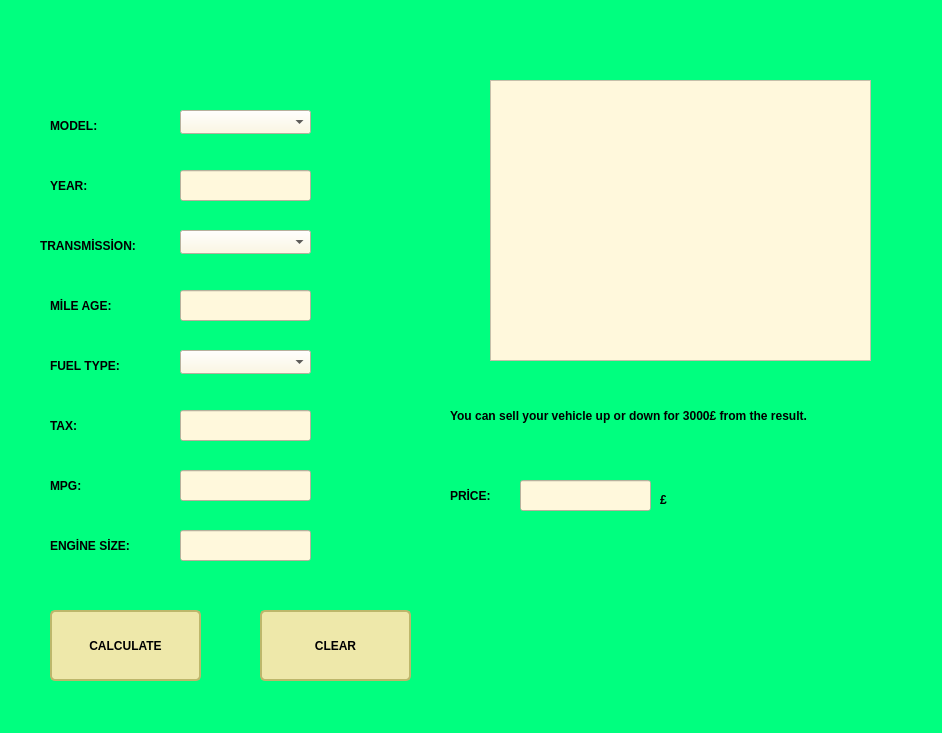
<?xml version="1.0" encoding="UTF-8"?>
<ui version="4.0">
 <class>Form</class>
 <widget class="QWidget" name="Form">
  <property name="geometry">
   <rect>
    <x>0</x>
    <y>0</y>
    <width>942</width>
    <height>733</height>
   </rect>
  </property>
  <property name="windowTitle">
   <string>FORD</string>
  </property>
  <property name="styleSheet">
   <string notr="true">QWidget{
background-color:	#00ff7f;
}
QPushButton {
    background-color: palegoldenrod;
    border-width: 2px;
    border-color: darkkhaki;
    border-style: solid;
    border-radius: 5;
    padding: 3px;
    min-width: 9ex;
    min-height: 2.5ex;
}

QPushButton:hover {
   background-color: khaki;
}

/* Increase the padding, so the text is shifted when the button is
   pressed. */
QPushButton:pressed {
    padding-left: 5px;
    padding-top: 5px;
    background-color: #006600;
}

QLabel, QAbstractButton {
    font: bold;
}

/* Mark mandatory fields with a brownish color. */
.mandatory {
    color: brown;
}
QComboBox, QLineEdit, QSpinBox, QTextEdit, QListView {
   background-color: cornsilk;
   selection-color: #0a214c; 
   selection-background-color: #C19A6B;
}
</string>
  </property>
  <widget class="QLabel" name="label">
   <property name="geometry">
    <rect>
     <x>50</x>
     <y>110</y>
     <width>111</width>
     <height>31</height>
    </rect>
   </property>
   <property name="text">
    <string>MODEL:</string>
   </property>
  </widget>
  <widget class="QLabel" name="label_2">
   <property name="geometry">
    <rect>
     <x>50</x>
     <y>170</y>
     <width>111</width>
     <height>31</height>
    </rect>
   </property>
   <property name="text">
    <string>YEAR:</string>
   </property>
  </widget>
  <widget class="QLabel" name="label_3">
   <property name="geometry">
    <rect>
     <x>40</x>
     <y>230</y>
     <width>131</width>
     <height>31</height>
    </rect>
   </property>
   <property name="text">
    <string>TRANSMİSSİON:</string>
   </property>
  </widget>
  <widget class="QLabel" name="label_4">
   <property name="geometry">
    <rect>
     <x>50</x>
     <y>290</y>
     <width>111</width>
     <height>31</height>
    </rect>
   </property>
   <property name="text">
    <string>MİLE AGE:</string>
   </property>
  </widget>
  <widget class="QLabel" name="label_5">
   <property name="geometry">
    <rect>
     <x>50</x>
     <y>350</y>
     <width>111</width>
     <height>31</height>
    </rect>
   </property>
   <property name="text">
    <string>FUEL TYPE:</string>
   </property>
  </widget>
  <widget class="QLabel" name="label_6">
   <property name="geometry">
    <rect>
     <x>50</x>
     <y>410</y>
     <width>111</width>
     <height>31</height>
    </rect>
   </property>
   <property name="text">
    <string>TAX:</string>
   </property>
  </widget>
  <widget class="QLabel" name="label_7">
   <property name="geometry">
    <rect>
     <x>50</x>
     <y>470</y>
     <width>111</width>
     <height>31</height>
    </rect>
   </property>
   <property name="text">
    <string>MPG:</string>
   </property>
  </widget>
  <widget class="QLabel" name="label_8">
   <property name="geometry">
    <rect>
     <x>50</x>
     <y>530</y>
     <width>111</width>
     <height>31</height>
    </rect>
   </property>
   <property name="text">
    <string>ENGİNE SİZE:</string>
   </property>
  </widget>
  <widget class="QComboBox" name="Ford_Model_Combo">
   <property name="geometry">
    <rect>
     <x>180</x>
     <y>110</y>
     <width>131</width>
     <height>24</height>
    </rect>
   </property>
   <property name="toolTipDuration">
    <number>0</number>
   </property>
   <property name="currentText">
    <string/>
   </property>
   <property name="currentIndex">
    <number>-1</number>
   </property>
   <item>
    <property name="text">
     <string>FİESTA</string>
    </property>
   </item>
   <item>
    <property name="text">
     <string>FOCUS</string>
    </property>
   </item>
   <item>
    <property name="text">
     <string>PUMA</string>
    </property>
   </item>
   <item>
    <property name="text">
     <string>KUGA</string>
    </property>
   </item>
   <item>
    <property name="text">
     <string>ECOSPORT</string>
    </property>
   </item>
   <item>
    <property name="text">
     <string>C-MAX</string>
    </property>
   </item>
   <item>
    <property name="text">
     <string>MONDEO</string>
    </property>
   </item>
   <item>
    <property name="text">
     <string>KA+</string>
    </property>
   </item>
   <item>
    <property name="text">
     <string>TOURNEO CUSTOM</string>
    </property>
   </item>
   <item>
    <property name="text">
     <string>S-MAX</string>
    </property>
   </item>
   <item>
    <property name="text">
     <string>B-MAX</string>
    </property>
   </item>
   <item>
    <property name="text">
     <string>EDGE</string>
    </property>
   </item>
   <item>
    <property name="text">
     <string>TOURNEO CONNECT</string>
    </property>
   </item>
   <item>
    <property name="text">
     <string>GRAND C-MAX</string>
    </property>
   </item>
   <item>
    <property name="text">
     <string>KA</string>
    </property>
   </item>
   <item>
    <property name="text">
     <string>GALAXY</string>
    </property>
   </item>
   <item>
    <property name="text">
     <string>MUSTANG</string>
    </property>
   </item>
   <item>
    <property name="text">
     <string>GRAND TOURNEO CONNECT</string>
    </property>
   </item>
   <item>
    <property name="text">
     <string>FUSİON</string>
    </property>
   </item>
   <item>
    <property name="text">
     <string>RANGER</string>
    </property>
   </item>
   <item>
    <property name="text">
     <string>STREETKA</string>
    </property>
   </item>
   <item>
    <property name="text">
     <string>ESCORT</string>
    </property>
   </item>
   <item>
    <property name="text">
     <string>TRANSİT TOURNEO</string>
    </property>
   </item>
  </widget>
  <widget class="QLineEdit" name="Ford_Year_lineEdit">
   <property name="geometry">
    <rect>
     <x>180</x>
     <y>170</y>
     <width>131</width>
     <height>31</height>
    </rect>
   </property>
   <property name="focusPolicy">
    <enum>Qt::StrongFocus</enum>
   </property>
   <property name="readOnly">
    <bool>false</bool>
   </property>
  </widget>
  <widget class="QComboBox" name="Ford_Trans_comboBox">
   <property name="geometry">
    <rect>
     <x>180</x>
     <y>230</y>
     <width>131</width>
     <height>24</height>
    </rect>
   </property>
   <property name="toolTipDuration">
    <number>0</number>
   </property>
   <property name="currentIndex">
    <number>-1</number>
   </property>
   <item>
    <property name="text">
     <string>AUTOMATİC</string>
    </property>
   </item>
   <item>
    <property name="text">
     <string>MANUEL</string>
    </property>
   </item>
   <item>
    <property name="text">
     <string>SEMİ-AUTO</string>
    </property>
   </item>
  </widget>
  <widget class="QLineEdit" name="Ford_mileage_lineEdit">
   <property name="geometry">
    <rect>
     <x>180</x>
     <y>290</y>
     <width>131</width>
     <height>31</height>
    </rect>
   </property>
   <property name="focusPolicy">
    <enum>Qt::StrongFocus</enum>
   </property>
   <property name="readOnly">
    <bool>false</bool>
   </property>
  </widget>
  <widget class="QComboBox" name="Ford_ftype_comboBox">
   <property name="geometry">
    <rect>
     <x>180</x>
     <y>350</y>
     <width>131</width>
     <height>24</height>
    </rect>
   </property>
   <property name="toolTipDuration">
    <number>0</number>
   </property>
   <property name="currentIndex">
    <number>-1</number>
   </property>
   <item>
    <property name="text">
     <string>DİESEL</string>
    </property>
   </item>
   <item>
    <property name="text">
     <string>HYBRİD</string>
    </property>
   </item>
   <item>
    <property name="text">
     <string>OTHER</string>
    </property>
   </item>
   <item>
    <property name="text">
     <string>PETROL</string>
    </property>
   </item>
   <item>
    <property name="text">
     <string>ELECTRİC</string>
    </property>
   </item>
  </widget>
  <widget class="QLineEdit" name="Ford_tax_lineEdit">
   <property name="geometry">
    <rect>
     <x>180</x>
     <y>410</y>
     <width>131</width>
     <height>31</height>
    </rect>
   </property>
   <property name="focusPolicy">
    <enum>Qt::StrongFocus</enum>
   </property>
   <property name="readOnly">
    <bool>false</bool>
   </property>
  </widget>
  <widget class="QLineEdit" name="Ford_mpg_lineEdit">
   <property name="geometry">
    <rect>
     <x>180</x>
     <y>470</y>
     <width>131</width>
     <height>31</height>
    </rect>
   </property>
   <property name="focusPolicy">
    <enum>Qt::StrongFocus</enum>
   </property>
   <property name="readOnly">
    <bool>false</bool>
   </property>
  </widget>
  <widget class="QLineEdit" name="Ford_enginesize_lineEdit">
   <property name="geometry">
    <rect>
     <x>180</x>
     <y>530</y>
     <width>131</width>
     <height>31</height>
    </rect>
   </property>
   <property name="focusPolicy">
    <enum>Qt::StrongFocus</enum>
   </property>
   <property name="readOnly">
    <bool>false</bool>
   </property>
  </widget>
  <widget class="QPushButton" name="Ford_calculate_pushButton">
   <property name="geometry">
    <rect>
     <x>50</x>
     <y>610</y>
     <width>151</width>
     <height>71</height>
    </rect>
   </property>
   <property name="text">
    <string>CALCULATE</string>
   </property>
  </widget>
  <widget class="QPushButton" name="Ford_Clear_pushButton">
   <property name="geometry">
    <rect>
     <x>260</x>
     <y>610</y>
     <width>151</width>
     <height>71</height>
    </rect>
   </property>
   <property name="text">
    <string>CLEAR</string>
   </property>
  </widget>
  <widget class="QLabel" name="label_10">
   <property name="geometry">
    <rect>
     <x>450</x>
     <y>360</y>
     <width>471</width>
     <height>111</height>
    </rect>
   </property>
   <property name="text">
    <string>You can sell your vehicle up or down for 3000£ from the result.</string>
   </property>
  </widget>
  <widget class="QLabel" name="label_9">
   <property name="geometry">
    <rect>
     <x>450</x>
     <y>480</y>
     <width>111</width>
     <height>31</height>
    </rect>
   </property>
   <property name="text">
    <string>PRİCE:</string>
   </property>
  </widget>
  <widget class="QLineEdit" name="Merc_price_lineEdit">
   <property name="geometry">
    <rect>
     <x>520</x>
     <y>480</y>
     <width>131</width>
     <height>31</height>
    </rect>
   </property>
   <property name="focusPolicy">
    <enum>Qt::StrongFocus</enum>
   </property>
   <property name="readOnly">
    <bool>false</bool>
   </property>
  </widget>
  <widget class="QLabel" name="label_11">
   <property name="geometry">
    <rect>
     <x>660</x>
     <y>490</y>
     <width>31</width>
     <height>20</height>
    </rect>
   </property>
   <property name="text">
    <string>£</string>
   </property>
  </widget>
  <widget class="QTextEdit" name="textEdit">
   <property name="geometry">
    <rect>
     <x>490</x>
     <y>80</y>
     <width>381</width>
     <height>281</height>
    </rect>
   </property>
   <property name="styleSheet">
    <string notr="true">border-image: url(:/newPrefix/icons/FordPP.jpg);</string>
   </property>
  </widget>
 </widget>
 <resources>
  <include location="icons.qrc"/>
 </resources>
 <connections/>
</ui>
